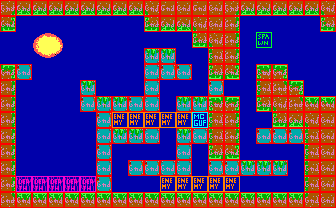

Tiled map render using the project's own tile images. Description and the whole map definition, tile-layer contents included, below:
An orthogonal 21x13 tile map with 16x16 px tiles, 2 tile layers (bg, col), 2 tilesets and 4 objects (4x fireball).

<map version="1.5" tiledversion="1.5.0" orientation="orthogonal" renderorder="right-down" width="21" height="13" tilewidth="16" tileheight="16" infinite="0" nextlayerid="4" nextobjectid="15">
 <tileset firstgid="1" source="tileset.tsx" />
 <tileset firstgid="241" source="obj.tsx" />
 <layer id="1" name="bg" width="21" height="13">
  <data encoding="csv">
162,183,183,183,183,183,183,183,183,163,123,103,123,103,162,183,183,183,183,183,163,
184,45,45,45,45,45,45,45,45,182,183,183,163,103,104,45,45,45,45,45,182,
45,45,1,2,45,45,45,45,45,45,45,45,182,163,104,45,45,45,45,45,45,
45,45,21,22,45,45,45,45,45,42,42,45,45,102,104,45,45,45,45,45,45,
84,61,45,45,45,45,45,45,45,41,61,61,45,182,184,45,82,84,45,45,45,
104,45,45,45,45,42,45,45,45,41,45,45,45,61,45,45,102,124,84,45,45,
104,45,45,45,45,61,42,42,61,41,45,42,42,82,84,45,182,163,124,83,83,
104,45,45,45,45,45,61,45,45,45,45,45,45,102,104,45,45,182,183,163,103,
104,45,45,45,45,45,41,42,42,41,45,42,41,102,104,45,61,61,61,102,103,
104,45,45,45,45,45,61,45,45,45,45,41,45,182,184,45,45,45,45,102,103,
104,45,45,45,45,45,41,45,61,61,41,41,45,61,61,42,42,42,45,102,103,
104,62,62,62,62,62,61,45,45,45,45,45,45,45,45,45,45,45,45,102,103,
124,83,83,83,83,83,83,83,83,83,83,83,83,83,83,83,83,83,83,122,103
</data>
 </layer>
 <layer id="2" name="col" width="21" height="13">
  <data encoding="csv">
242,242,242,242,242,242,242,242,242,242,242,242,242,242,242,242,242,242,242,242,242,
242,241,241,241,241,241,241,241,241,242,242,242,242,242,242,241,241,241,241,241,242,
241,241,241,241,241,241,241,241,241,241,241,241,242,242,242,241,243,241,241,241,241,
241,241,241,241,241,241,241,241,241,242,242,241,241,242,242,241,241,241,241,241,241,
242,242,241,241,241,241,241,241,241,242,242,242,241,242,242,241,242,242,241,241,241,
242,241,241,241,241,242,241,241,241,242,241,241,241,242,241,241,242,242,242,241,241,
242,241,241,241,241,242,242,242,242,242,241,242,242,242,242,241,242,242,242,242,242,
242,241,241,241,241,241,242,246,246,246,246,246,247,242,242,241,241,242,242,242,242,
242,241,241,241,241,241,242,242,242,242,241,242,242,242,242,241,242,242,242,242,242,
242,241,241,241,241,241,242,241,241,241,241,242,241,242,242,241,241,241,241,242,242,
242,241,241,241,241,241,242,241,242,242,242,242,241,242,242,242,242,242,241,242,242,
242,244,244,244,244,244,242,241,241,241,246,246,246,246,246,241,241,241,241,242,242,
242,242,242,242,242,242,242,242,242,242,242,242,242,242,242,242,242,242,242,242,242
</data>
 </layer>
 <objectgroup id="3" name="Object Layer 1">
  <object id="11" name="FireballEnemy" type="fireball" x="221.182" y="101.237" width="50.8531" height="5.61088" />
  <object id="12" name="FireballEnemy" type="fireball" x="222.395" y="133.087" width="50.8531" height="5.61088" />
  <object id="13" name="FireballEnemy" type="fireball" x="159.605" y="21.7644" width="5.05008" height="47.7739" />
  <object id="14" name="FireballEnemy" type="fireball" x="55.7146" y="27.376" width="5.05008" height="65.6704" />
 </objectgroup>
</map>
